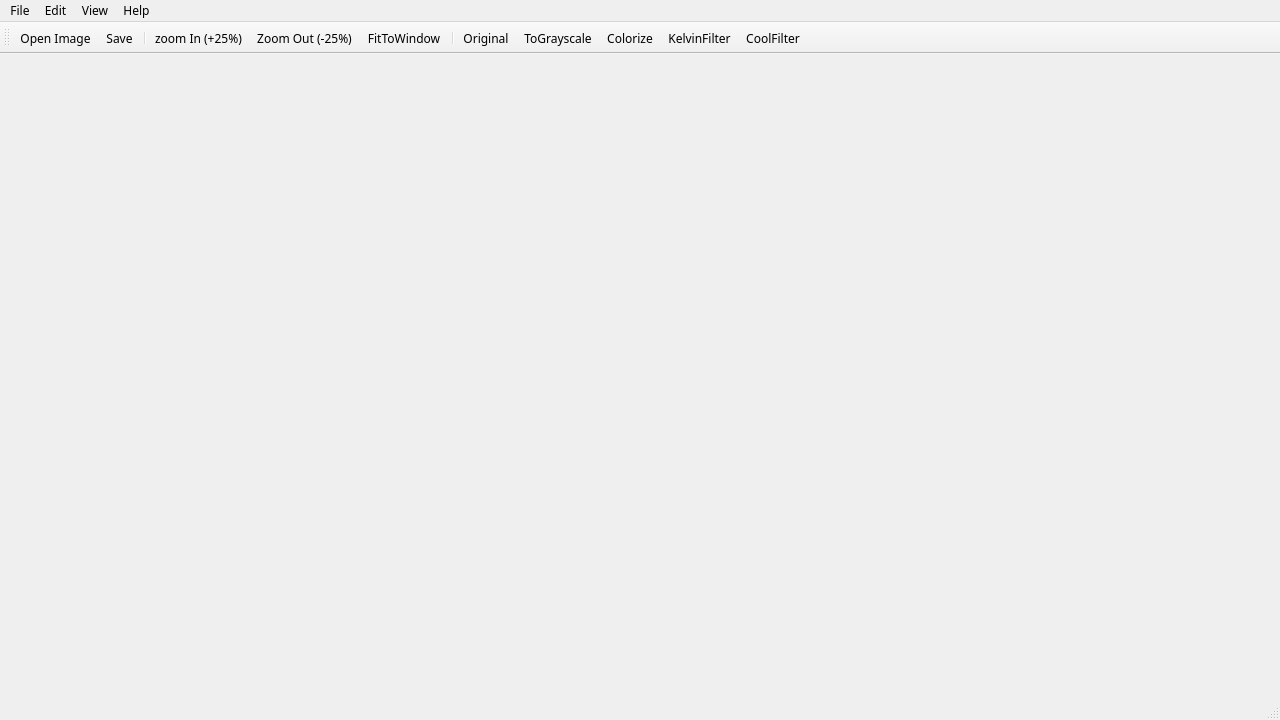
<?xml version="1.0" encoding="UTF-8"?>
<ui version="4.0">
 <class>MainWindow</class>
 <widget class="QMainWindow" name="MainWindow">
  <property name="geometry">
   <rect>
    <x>0</x>
    <y>0</y>
    <width>1280</width>
    <height>720</height>
   </rect>
  </property>
  <property name="minimumSize">
   <size>
    <width>1280</width>
    <height>720</height>
   </size>
  </property>
  <property name="font">
   <font>
    <family>Purisa</family>
   </font>
  </property>
  <property name="mouseTracking">
   <bool>true</bool>
  </property>
  <property name="windowTitle">
   <string extracomment="Transform your photos">ARInk</string>
  </property>
  <property name="windowIcon">
   <iconset resource="resources.qrc">
    <normaloff>:/frontend/resources/pak2/003-photos.png</normaloff>:/frontend/resources/pak2/003-photos.png</iconset>
  </property>
  <property name="autoFillBackground">
   <bool>true</bool>
  </property>
  <widget class="QWidget" name="centralWidget"/>
  <widget class="QMenuBar" name="menuBar">
   <property name="geometry">
    <rect>
     <x>0</x>
     <y>0</y>
     <width>1280</width>
     <height>24</height>
    </rect>
   </property>
   <widget class="QMenu" name="menuFile">
    <property name="font">
     <font>
      <stylestrategy>PreferAntialias</stylestrategy>
     </font>
    </property>
    <property name="title">
     <string>File</string>
    </property>
    <addaction name="fileOpenAct"/>
    <addaction name="saveImgAct"/>
    <addaction name="saveAsAct"/>
    <addaction name="separator"/>
    <addaction name="actionExit"/>
   </widget>
   <widget class="QMenu" name="menuEdit">
    <property name="title">
     <string>Edit</string>
    </property>
   </widget>
   <widget class="QMenu" name="menuView">
    <property name="title">
     <string>View</string>
    </property>
    <addaction name="zoomInAct"/>
    <addaction name="zoomOutAct"/>
    <addaction name="fitToWindowAct"/>
    <addaction name="normalSizeAct"/>
   </widget>
   <widget class="QMenu" name="menuHelp">
    <property name="title">
     <string>Help</string>
    </property>
   </widget>
   <addaction name="menuFile"/>
   <addaction name="menuEdit"/>
   <addaction name="menuView"/>
   <addaction name="menuHelp"/>
  </widget>
  <widget class="QToolBar" name="mainToolBar">
   <property name="styleSheet">
    <string notr="true"/>
   </property>
   <attribute name="toolBarArea">
    <enum>TopToolBarArea</enum>
   </attribute>
   <attribute name="toolBarBreak">
    <bool>false</bool>
   </attribute>
   <addaction name="fileOpenAct"/>
   <addaction name="saveImgAct"/>
   <addaction name="separator"/>
   <addaction name="zoomInAct"/>
   <addaction name="zoomOutAct"/>
   <addaction name="fitToWindowAct"/>
   <addaction name="separator"/>
   <addaction name="originalAct"/>
   <addaction name="grayscaleAct"/>
   <addaction name="colorizeAct"/>
   <addaction name="kelvinAct"/>
   <addaction name="coolAct"/>
  </widget>
  <widget class="QStatusBar" name="statusBar"/>
  <action name="fileOpenAct">
   <property name="icon">
    <iconset resource="resources.qrc">
     <normaloff>:/frontend/resources/pak2/002-open-archive.png</normaloff>:/frontend/resources/pak2/002-open-archive.png</iconset>
   </property>
   <property name="text">
    <string>&amp;Open Image</string>
   </property>
   <property name="shortcut">
    <string>Ctrl+O</string>
   </property>
  </action>
  <action name="saveImgAct">
   <property name="icon">
    <iconset resource="resources.qrc">
     <normaloff>:/frontend/resources/pak2/003-saving-outlined-diskette-interface-symbol.png</normaloff>:/frontend/resources/pak2/003-saving-outlined-diskette-interface-symbol.png</iconset>
   </property>
   <property name="text">
    <string>&amp;Save</string>
   </property>
   <property name="shortcut">
    <string>Ctrl+S</string>
   </property>
  </action>
  <action name="saveAsAct">
   <property name="icon">
    <iconset resource="resources.qrc">
     <normaloff>:/frontend/resources/pak2/003-saving-outlined-diskette-interface-symbol.png</normaloff>:/frontend/resources/pak2/003-saving-outlined-diskette-interface-symbol.png</iconset>
   </property>
   <property name="text">
    <string>Save As..</string>
   </property>
  </action>
  <action name="actionExit">
   <property name="icon">
    <iconset resource="resources.qrc">
     <normaloff>:/frontend/resources/pak2/001-close-cross-circular-interface-button.png</normaloff>:/frontend/resources/pak2/001-close-cross-circular-interface-button.png</iconset>
   </property>
   <property name="text">
    <string>Exit</string>
   </property>
  </action>
  <action name="zoomInAct">
   <property name="icon">
    <iconset resource="resources.qrc">
     <normaloff>:/frontend/resources/pak2/001-increasing-zoom-interface-symbol.png</normaloff>:/frontend/resources/pak2/001-increasing-zoom-interface-symbol.png</iconset>
   </property>
   <property name="text">
    <string>zoom &amp;In (+25%)</string>
   </property>
   <property name="toolTip">
    <string>Zoom in</string>
   </property>
   <property name="shortcut">
    <string>Ctrl+=</string>
   </property>
  </action>
  <action name="zoomOutAct">
   <property name="icon">
    <iconset resource="resources.qrc">
     <normaloff>:/frontend/resources/pak2/002-decrease-zoom-magnifier-symbol-of-interface-with-minus-sign-inside.png</normaloff>:/frontend/resources/pak2/002-decrease-zoom-magnifier-symbol-of-interface-with-minus-sign-inside.png</iconset>
   </property>
   <property name="text">
    <string>Zoom &amp;Out (-25%)</string>
   </property>
   <property name="toolTip">
    <string>Zoom Out </string>
   </property>
   <property name="shortcut">
    <string>Ctrl+-</string>
   </property>
  </action>
  <action name="fitToWindowAct">
   <property name="checkable">
    <bool>true</bool>
   </property>
   <property name="icon">
    <iconset resource="resources.qrc">
     <normaloff>:/frontend/resources/pak2/001-expand.png</normaloff>:/frontend/resources/pak2/001-expand.png</iconset>
   </property>
   <property name="text">
    <string>FitToWindow</string>
   </property>
   <property name="toolTip">
    <string>Fit Image to Screen</string>
   </property>
   <property name="shortcut">
    <string>F4</string>
   </property>
  </action>
  <action name="normalSizeAct">
   <property name="text">
    <string>&amp;Normal Size</string>
   </property>
   <property name="toolTip">
    <string>Original Image Size</string>
   </property>
   <property name="shortcut">
    <string>F5</string>
   </property>
  </action>
  <action name="grayscaleAct">
   <property name="icon">
    <iconset resource="resources.qrc">
     <normaloff>:/frontend/resources/pak2/001-two-circles-sign-one-black-other-white.png</normaloff>:/frontend/resources/pak2/001-two-circles-sign-one-black-other-white.png</iconset>
   </property>
   <property name="text">
    <string>ToGrayscale</string>
   </property>
   <property name="toolTip">
    <string>Convert to Grayscale</string>
   </property>
  </action>
  <action name="colorizeAct">
   <property name="icon">
    <iconset resource="resources.qrc">
     <normaloff>:/frontend/resources/pak3/002-pixel.png</normaloff>:/frontend/resources/pak3/002-pixel.png</iconset>
   </property>
   <property name="text">
    <string>Colorize</string>
   </property>
   <property name="toolTip">
    <string>Colourize</string>
   </property>
  </action>
  <action name="kelvinAct">
   <property name="icon">
    <iconset resource="resources.qrc">
     <normaloff>:/frontend/resources/pak2/006-thermometer-2.png</normaloff>:/frontend/resources/pak2/006-thermometer-2.png</iconset>
   </property>
   <property name="text">
    <string>KelvinFilter</string>
   </property>
   <property name="toolTip">
    <string>Apply Kelvin Filter</string>
   </property>
  </action>
  <action name="coolAct">
   <property name="icon">
    <iconset resource="resources.qrc">
     <normaloff>:/frontend/resources/pak2/001-snowflake-1.png</normaloff>:/frontend/resources/pak2/001-snowflake-1.png</iconset>
   </property>
   <property name="text">
    <string>CoolFilter</string>
   </property>
   <property name="toolTip">
    <string>Apply Cool Filter</string>
   </property>
  </action>
  <action name="originalAct">
   <property name="icon">
    <iconset resource="resources.qrc">
     <normaloff>:/frontend/resources/pak1/015-photo-camera-2.png</normaloff>:/frontend/resources/pak1/015-photo-camera-2.png</iconset>
   </property>
   <property name="text">
    <string>Original</string>
   </property>
   <property name="toolTip">
    <string>Reset to original</string>
   </property>
  </action>
 </widget>
 <layoutdefault spacing="6" margin="11"/>
 <resources>
  <include location="resources.qrc"/>
 </resources>
 <connections/>
</ui>
